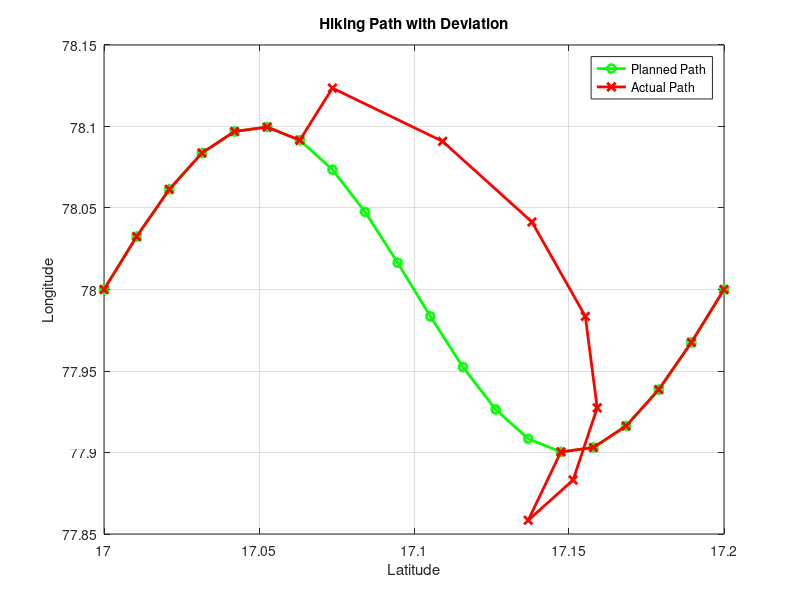

Here is the MATLAB script that generated this plot:
clc; clear;

n = 20;
t = linspace(0, 1, n);

% Planned path (smooth curve)
lat_path = 17 + 0.2*t;
lon_path = 78 + 0.1*sin(2*pi*t);

% Actual path (follows + curved deviation)
lat_actual = lat_path;
lon_actual = lon_path;

% Introduce curved deviation (middle region)
idx = 8:14;
lat_actual(idx) = lat_actual(idx) + 0.05*sin(linspace(0, pi, length(idx)));
lon_actual(idx) = lon_actual(idx) + 0.05*cos(linspace(0, pi, length(idx)));

% Plot
figure;
plot(lat_path, lon_path, 'g-o', 'LineWidth', 2); hold on;
plot(lat_actual, lon_actual, 'r-x', 'LineWidth', 2);
legend('Planned Path', 'Actual Path');
xlabel('Latitude'); ylabel('Longitude');
title('Hiking Path with Deviation');
grid on;

% ----------- FORMATTED OUTPUT FOR WOKWI -----------

fprintf('\nPATH = {\n');
for i = 1:n
    fprintf('  {%.5f, %.5f},\n', lat_path(i), lon_path(i));
end
fprintf('};\n');

fprintf('\nACTUAL = {\n');
for i = 1:n
    fprintf('  {%.5f, %.5f},\n', lat_actual(i), lon_actual(i));
end
fprintf('};\n');
